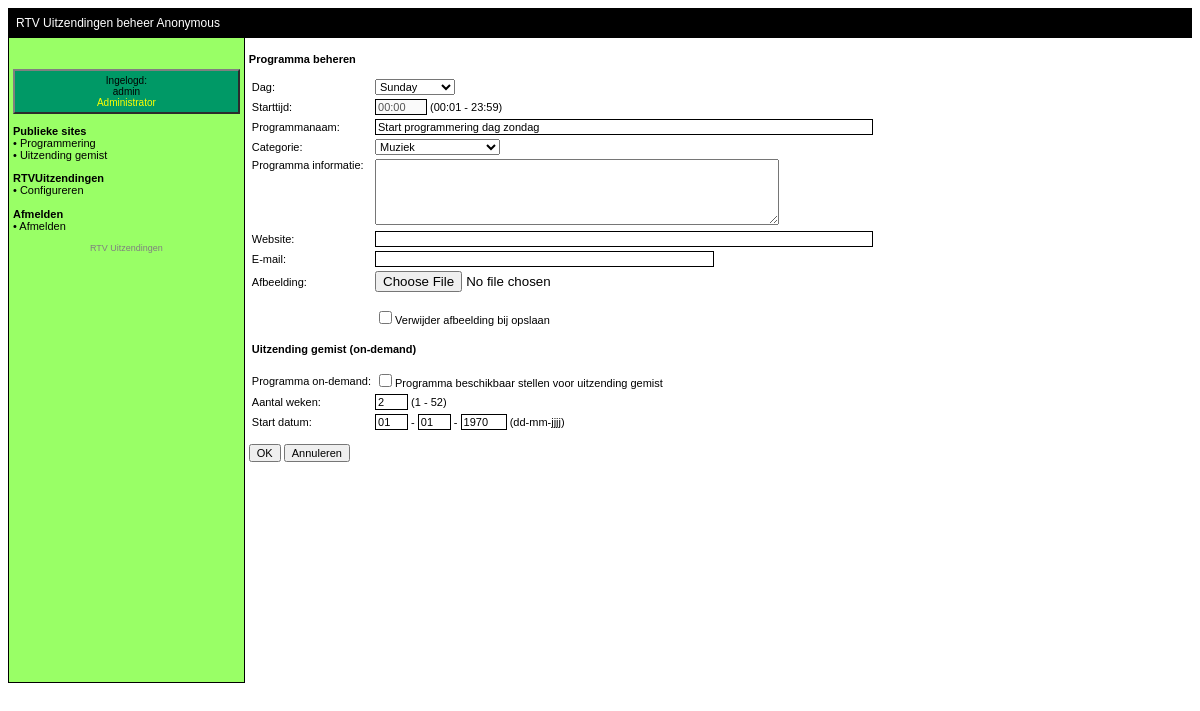
/webfiles/admin/programs/program.php?id=9 (signed in), run on the app's committed database.
### tables this page shows
CREATE TABLE `rtvuitzendingen_programs` (
  `id` int(10) unsigned NOT NULL auto_increment,
  `programname` varchar(100) NOT NULL default '',
  `day` tinyint(4) default NULL,
  `starttime` time NOT NULL default '00:00:00',
  `information` text,
  `email` varchar(30) default '',
  `website` varchar(100) default '',
  `adminby_id` int(11) NOT NULL default '0',
  `adminby_when` datetime NULL,
  `category` int(11) NOT NULL default '0',
  `ondemand` int(11) NOT NULL default '0',
  `ondemand_weeks` int(11) NOT NULL default '2',
  `ondemand_startdate` datetime default NULL,
  PRIMARY KEY  (`id`)
);

### webfiles/admin/programs/program.php (called while the page is built, shortened)
<?php
require(SYSTEM_DIR.'/functions.php');
require(SYSTEM_DIR.'/init.php');
require(SYSTEM_DIR.'/../admin/main/inc/header.php');
if ($_SERVER['REQUEST_METHOD']=="GET")
	if (isset($_GET['id']))
		$_SESSION['program'] = new Program($_GET['id']);
	else
	{
		$_SESSION['program'] = new Program(0);
		$_SESSION['program']->day = $_GET['day'];
	}
require("forms/program.php");
require(SYSTEM_DIR."/../admin/main/inc/footer.php");
?>

### webfiles/system/functions.php (called while the page is built, shortened)
<?php
class RTVUitzendingen {
	public static function Weekdays() {
		$ret = array();
		for ($i = 2; $i<=8;  $i++)
		{
			$ret[$i - 2] = strftime('%A', mktime(0, 0, 0, 1, $i, 2000));
		}
		return($ret);
	}
}
?>

### webfiles/system/classes/703_Program.php (called while the page is built, shortened)
<?php
class Program
{
	function __construct($id)
	{
		if ($id > 0)
		{
			$result=$GLOBALS['mysql']->query("SELECT day, starttime, programname, information, email, website, category, ondemand, ondemand_weeks, UNIX_TIMESTAMP(ondemand_startdate) AS ondemand_startdate FROM ".$GLOBALS['table']['programs']." WHERE id=".$id);
			while ($row = $result->fetch_assoc())
			{
				$this->id = $id;
				$this->day = $row['day'];
				$this->starttime = substr($row['starttime'],0,5);
				$this->programname = $row['programname'];
				$this->email = $row['email'];
				$this->website = $row['website'];
				$this->category = $row['category'];
				$this->ondemand_weeks = $row['ondemand_weeks'];
				$this->ondemand_startdate = $row['ondemand_startdate'];
			}
		}
	}
}

### webfiles/system/classes/725_ProgramCategoryFunctions.php (called while the page is built)
<?php
class ProgramCategoryFunctions
{
	static function GetAllCategorys()
	{
		$ret=array();
		$result=$GLOBALS['mysql']->query("SELECT id FROM ".$GLOBALS['table']['categorys']." ORDER BY id DESC");
		while ($row = $result->fetch_assoc())
		{
			$ret[$row['id']] = new ProgramCategory($row['id']);
		}
		return($ret);
	}
}

### webfiles/system/classes/721_ProgramCategory.php (called while the page is built, shortened)
<?php
class ProgramCategory
{
	function __construct($id)
	{
		if ($id>0)
		{
			$result=$GLOBALS['mysql']->query("SELECT category, color, shortname FROM ".$GLOBALS['table']['categorys']." WHERE id=".$id);
			while ($row = $result->fetch_assoc())
			{
				$this->category = $row['category'];
			}
		}
	}
}

### webfiles/system/config/config.php (called while the page is built, shortened)
<?php
$images = "/images";
?>

### webfiles/system/init.php (called while the page is built, shortened)
<?php
if (isset($images) && substr($images, strlen($images)-1) != DIRECTORY_SEPARATOR)
	$images .= DIRECTORY_SEPARATOR;

### webfiles/admin/programs/forms/program.php (the view, shortened to what this page needs)
<form method="post" name="program" enctype="multipart/form-data" action="<?php print $_SERVER['PHP_SELF']; ?>">
	<p>
		<b>Programma beheren</b>
	</p>
	<table class="fullWidth">
		<tr>
			<td>
				Dag:
			</td>
			<td>
				<select name="day" class="select"> <?php
					foreach (RTVUitzendingen::Weekdays() as $key => $value)
					{ ?>
						<option value="<?php print $key; ?>" <?php if ($key==$_SESSION['program']->day) { print " SELECTED"; } ?>><?php print $value; ?></option> <?php
					} ?>
				</select>
			</td>
		</tr>
		<tr>
			<td>
				Starttijd:
			</td>
			<td>
				<input name="starttime" class="text" value="<?php print $_SESSION['program']->starttime; ?>" size="5" maxlength="5" <?php if ($_SESSION['program']->starttime=="00:00") { ?> disabled="true" <?php } ?>>&#32;(00:01 - 23:59)
			</td>
		</tr>
		<tr>
			<td>
				Programmanaam:
			</td>
			<td>
				<input type="text" class="text" name="programname" value="<?php print $_SESSION['program']->programname; ?>" maxlength="100" size="75%">
			</td>
		</tr>
		<tr>
			<td>
				Categorie:
			</td>
			<td>
				<select name="category" class="select">
					<option value="0" <?php if ($_SESSION['program']->category == 0) { print " SELECTED"; } ?>>- geen categorie - </option> <?php
					foreach (ProgramCategoryFunctions::GetAllCategorys() as $key => $value)
					{ ?>
						<option value="<?php print $key; ?>" <?php if ($key==$_SESSION['program']->category) { print " SELECTED"; } ?>><?php print $value->category; ?></option> <?php
					} ?>
				</select>
			</td>
		</tr>
		<tr>
			<td class="vtop">
				Programma informatie:
			</td>
			<td>
				<textarea name="information" class="textarea" rows="5" cols="60"><?php print $_SESSION['program']->information; ?></textarea>
			</td>
		</tr>
		<tr>
			<td>
				Website:
			</td>
			<td>
				<input type="text" class="text" name="website" value="<?php print $_SESSION['program']->website; ?>" maxlength="100" size="75%">
			</td>
		</tr>
		<tr>
			<td>
				E-mail:
			</td>
			<td>
				<input type="text" class="text" name="email" value="<?php print $_SESSION['program']->email; ?>" maxlength="30" size="50%">
			</td>
		</tr>
		<tr>
			<td>
				Afbeelding:
			</td>
			<td> <?php
				if (!isset($images) || strlen($images) == 0) { ?>
					<i><b>Niet mogelijk.</b> Er is geen locatie voor afbeeldingen in 'config.php' geconfigureerd. </i> <a href="https://www.rtvsoftware.nl/redirect?id=703" target="_blank">Meer informatie.</a> <?php
				} else { ?>
					<input type="file" name="imagefile"> <?php
				} ?>
			</td>
		</tr>
		<tr>
			<td>
			</td>
			<td>
				<?php if ($_SESSION["program"]->id > 0) {
					$img = SYSTEM_DIR.DIRECTORY_SEPARATOR.'..'.DIRECTORY_SEPARATOR.'image.php?id='.$_SESSION["program"]->id; ?>
					<br/>
					<input type="checkbox" name="imageRemove" />Verwijder afbeelding bij opslaan <?php
				} ?>
			</td>
		</tr>
		<tr>
			<td colspan="2">
				<br/>
					<b>Uitzending gemist (on-demand)</b><br/>
				<br/>
			</td>
		</tr>
		<tr>
			<td>
				Programma on-demand:
			</td>
			<td>
				<input type="checkbox" class="check" name="ondemand" <?php if ($_SESSION['program']->ondemand) { print " CHECKED "; } ?>>Programma beschikbaar stellen voor uitzending gemist
			</td>
		</tr>
		<tr>
			<td>
				Aantal weken:
			</td>
			<td>
				<input type="text" class="text" name="ondemand_weeks" value="<?php print $_SESSION['program']->ondemand_weeks; ?>" maxlength="2" size="2"> (1 - 52)
			</td>
		</tr>
		<tr>
			<td>
				Start datum:
			</td>
			<td>
				<input type="text" class="text" name="ondemand_startdate_day" value="<?php print date('d', $_SESSION['program']->ondemand_startdate); ?>" maxlength="2" size="2">&#32;-&#32;
				<input type="text" class="text" name="ondemand_startdate_month" value="<?php print date('m', $_SESSION['program']->ondemand_startdate); ?>" maxlength="2" size="2">&#32;-&#32;
				<input type="text" class="text" name="ondemand_startdate_year" value="<?php print date('Y', $_SESSION['program']->ondemand_startdate); ?>" maxlength="4" size="4"> (dd-mm-jjjj)
			</td>
		</tr>
	</table>
	<p>
		<input type="button" class="button" value="OK" onclick="submitForm();">&#32;
		<input type="button" class="button" value="Annuleren" onclick="cancelForm();">
	</p>
</form>

### webfiles/admin/main/css/main.css (style rules this page uses)
BODY { font-family: verdana, sans-serif; font-size: 11px; }
TABLE { font-family: verdana, sans-serif; font-size: 11px; }
INPUT.text { font-family: verdana, sans-serif; font-size: 11px; border-style: solid; border-width: 1px; border-color: black; }
INPUT.button { font-family: verdana, sans-serif; font-size: 11px; }
INPUT.check { font-family: verdana, sans-serif; font-size: 11px; }
SELECT.select { font-family: verdana, sans-serif; font-size: 11px; }
TEXTAREA.textarea { font-family: verdana, sans-serif; font-size: 11px; }
TD.vtop { vertical-align: top; }

### data on the page
rtvuitzendingen_programs: starttime "00:00", programname "Start programmering dag zondag", ondemand_weeks "2"

### other printed values
$GLOBALS['main']['broadcaster'] "Anonymous"
$_SESSION['loginName'] "admin"
form field day "Sunday"
form field category "Muziek"
